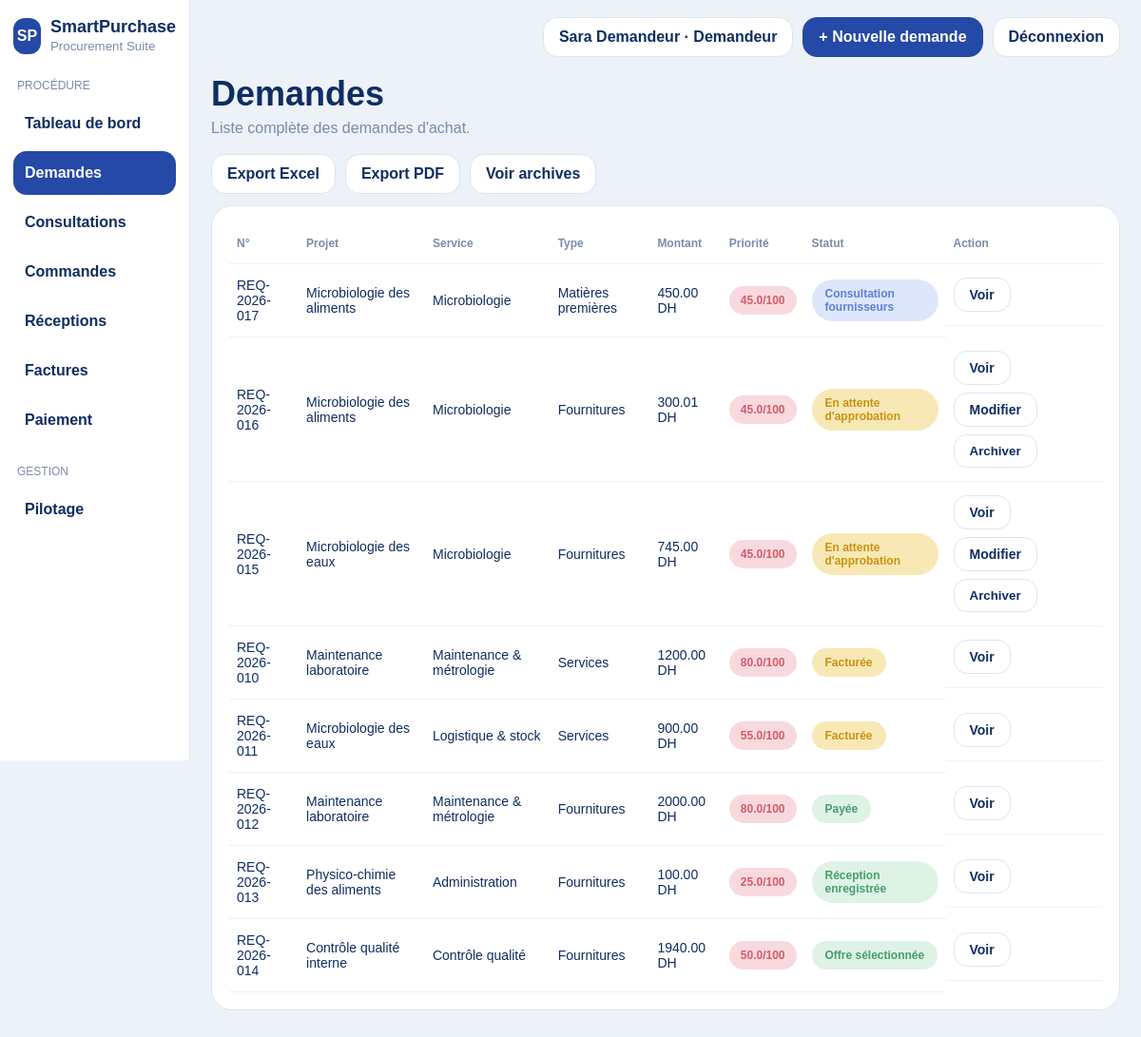
Page /demandes/ (signed in) on the committed database.
### app/models.py (models this page shows, shortened)
class TimestampMixin:
    created_at = db.Column(db.DateTime, default=datetime.utcnow, nullable=False)
    updated_at = db.Column(db.DateTime, default=datetime.utcnow, onupdate=datetime.utcnow, nullable=False)

class PurchaseRequest(db.Model, TimestampMixin):
    __tablename__ = "purchase_request"
    STATUS_BROUILLON = "brouillon"
    STATUS_EN_ATTENTE = "en_attente_approbation"
    STATUS_VALIDEE = "validee"
    STATUS_REFUSEE = "refusee"
    STATUS_EN_CONSULTATION = "en_consultation"
    STATUS_OFFRE_SELECTIONNEE = "offre_selectionnee"
    STATUS_COMMANDEE = "commandee"
    STATUS_RECUE = "recue"
    STATUS_FACTUREE = "facturee"
    STATUS_PAYEE = "payee"
    STATUS_ARCHIVEE = "archivee"
    id = db.Column(db.Integer, primary_key=True)
    code = db.Column(db.String(30), unique=True, nullable=False)
    project_name = db.Column(db.String(120), nullable=False)
    department = db.Column(db.String(80), nullable=False)
    purchase_type = db.Column(db.String(80), nullable=False)
    estimated_amount = db.Column(db.Float, nullable=False)
    available_budget = db.Column(db.Float, nullable=True)
    need_date = db.Column(db.Date, nullable=True)
    urgency = db.Column(db.Integer, default=1, nullable=False)
    criticality = db.Column(db.Integer, default=1, nullable=False)
    description = db.Column(db.Text, default="", nullable=False)
    priority_score = db.Column(db.Float, default=0, nullable=False)
    status = db.Column(db.String(40), default=STATUS_BROUILLON, nullable=False, index=True)
    approver_comment = db.Column(db.Text, default="", nullable=False)
    requester_id = db.Column(db.Integer, db.ForeignKey("user.id"), nullable=False)
    attachments = db.relationship("Attachment", backref="purchase_request", cascade="all, delete-orphan", lazy=True)
    offers = db.relationship("SupplierOffer", backref="purchase_request", cascade="all, delete-orphan", lazy=True, order_by="SupplierOffer.amount.asc()")
    orders = db.relationship("PurchaseOrder", backref="purchase_request", cascade="all, delete-orphan", lazy=True, order_by="PurchaseOrder.created_at.desc()")
    lines = db.relationship("PurchaseRequestLine", backref="purchase_request", cascade="all, delete-orphan", lazy=True, order_by="PurchaseRequestLine.id.asc()")
    def can_be_edited_by_requester(self) -> bool:
        return self.status in {self.STATUS_BROUILLON, self.STATUS_EN_ATTENTE, self.STATUS_REFUSEE}

### app/routes/requests.py (the view)
@requests_bp.route('/')
@login_required
def index():
    user = session.get('user')
    query = PurchaseRequest.query.order_by(PurchaseRequest.created_at.desc())
    if user['role'] == 'demandeur':
        query = query.filter_by(requester_id=user['id'])
    requests_list = query.filter(PurchaseRequest.status != PurchaseRequest.STATUS_ARCHIVEE).all()
    return render_template('requests/index.html', requests_list=requests_list)

### app/utils/auth_helpers.py (called while the page is built)
def current_user():
    return session.get("user")

def login_required(view):
    @wraps(view)
    def wrapped(*args, **kwargs):
        if "user" not in session:
            flash("Veuillez vous connecter.", "warning")
            return redirect(url_for("auth.login"))
        return view(*args, **kwargs)
    return wrapped

### app/utils/view_helpers.py (called while the page is built)
def display_status(value: str) -> str:
    maps = [
        REQUEST_STATUS_LABELS,
        ORDER_STATUS_LABELS,
        RECEPTION_STATUS_LABELS,
        NC_STATUS_LABELS,
        INVOICE_STATUS_LABELS,
        PAYMENT_STATUS_LABELS,
    ]
    for mapping in maps:
        if value in mapping:
            return mapping[value]
    return (value or "").replace("_", " ").capitalize()

def badge_class(value: str) -> str:
    return BADGE_CLASS.get(value, "slate")

def format_priority(value: float) -> str:
    return f"{value:.1f}/100"

### app/templates/requests/index.html
{% extends "base.html" %}
{% block content %}
<div class="page-header">
  <h2>Demandes</h2>
  <p>Liste complète des demandes d'achat.</p>
</div>
<div class="toolbar">
  <a class="btn" href="{{ url_for('requests.export_excel') }}">Export Excel</a>
  <a class="btn" href="{{ url_for('requests.export_pdf') }}">Export PDF</a>
  <a class="btn" href="{{ url_for('requests.archived') }}">Voir archives</a>
</div>
<div class="panel">
  <table class="data-table">
    <thead>
      <tr>
        <th>N°</th>
        <th>Projet</th>
        <th>Service</th>
        <th>Type</th>
        <th>Montant</th>
        <th>Priorité</th>
        <th>Statut</th>
        <th>Action</th>
      </tr>
    </thead>
    <tbody>
      {% for req in requests_list %}
      <tr>
        <td>{{ req.code }}</td>
        <td>{{ req.project_name }}</td>
        <td>{{ req.department }}</td>
        <td>{{ req.purchase_type }}</td>
        <td>{{ '%.2f'|format(req.estimated_amount) }} DH</td>
        <td><span class="priority-pill">{{ format_priority(req.priority_score) }}</span></td>
        <td><span class="badge {{ badge_class(req.status) }}">{{ display_status(req.status) }}</span></td>
        <td class="actions">
          <a class="action-btn" href="{{ url_for('requests.detail', request_id=req.id) }}">Voir</a>
          {% if session['user']['role'] == 'demandeur' and req.can_be_edited_by_requester() %}
            <a class="action-btn" href="{{ url_for('requests.edit', request_id=req.id) }}">Modifier</a>
            <form method="post" action="{{ url_for('requests.archive', request_id=req.id) }}" onsubmit="return confirm('Archiver cette demande ?')">
              <button class="action-btn warning" type="submit">Archiver</button>
            </form>
          {% endif %}
        </td>
      </tr>
      {% else %}
      <tr>
        <td colspan="8">Aucune demande trouvée.</td>
      </tr>
      {% endfor %}
    </tbody>
  </table>
</div>
{% endblock %}

### app/templates/base.html (shortened to what this page needs)
<!doctype html>
<html lang="fr">
<head>
  <link rel="stylesheet" href="{{ url_for('static', filename='css/style.css') }}">
</head>
<body>
<div class="app-shell">
  {% if session.get('user') %}
  <aside class="sidebar">
    <div class="brand">
      <div class="logo">SP</div>
      <div><h1>SmartPurchase</h1><small>Procurement Suite</small></div>
    </div>
    <div class="menu-group">PROCÉDURE</div>
    <a class="nav-link {% if request.endpoint == 'dashboard.index' %}active{% endif %}" href="{{ url_for('dashboard.index') }}">Tableau de bord</a>
    <a class="nav-link {% if request.blueprint == 'requests' %}active{% endif %}" href="{{ url_for('requests.index') }}">Demandes</a>
    <a class="nav-link {% if request.endpoint == 'procurement.consultations' or request.endpoint == 'procurement.offers' %}active{% endif %}" href="{{ url_for('procurement.consultations') }}">Consultations</a>
    <a class="nav-link {% if request.endpoint in ['procurement.orders', 'procurement.order_detail'] %}active{% endif %}" href="{{ url_for('procurement.orders') }}">Commandes</a>
    <a class="nav-link {% if request.endpoint in ['procurement.receptions', 'procurement.reception_detail'] %}active{% endif %}" href="{{ url_for('procurement.receptions') }}">Réceptions</a>
    <a class="nav-link {% if request.endpoint in ['finance.invoices', 'finance.new_invoice'] %}active{% endif %}" href="{{ url_for('finance.invoices') }}">Factures</a>
    <a class="nav-link {% if request.endpoint in ['finance.payments', 'finance.new_payment'] %}active{% endif %}" href="{{ url_for('finance.payments') }}">Paiement</a>
    <div class="menu-group">GESTION</div>
    <a class="nav-link {% if request.endpoint == 'pilotage.index' %}active{% endif %}" href="{{ url_for('pilotage.index') }}">Pilotage</a>
  </aside>
  {% endif %}
  <main class="main-content {% if not session.get('user') %}login-wrapper{% endif %}">
    {% if session.get('user') %}
    <header class="topbar">
      <div class="top-actions">
        <div class="user-chip">{{ session['user']['name'] }} · {{ session['user']['role'].capitalize() }}</div>
        {% if session['user']['role'] == 'demandeur' %}<a class="btn primary" href="{{ url_for('requests.new') }}">+ Nouvelle demande</a>{% endif %}
        <a class="btn" href="{{ url_for('auth.logout') }}">Déconnexion</a>
      </div>
    </header>
    {% endif %}
    {% block content %}{% endblock %}
  </main>
</div>
</body>
</html>

### app/static/css/style.css (style rules this page uses)
:root { --bg:#edf2f8; --panel:#ffffff; --border:#dce5f0; --text:#0f2d63; --muted:#7a8ca8; --primary:#2449a6; --primary-dark:#183985; --success:#45a06b; --success-bg:#dff2e6; --warning:#c99310; --warning-bg:#f8e8b5; --danger:#d76565; --danger-bg:#f7d5d8; --info:#5f80d6; --info-bg:#dde6fb; --slate:#6e7f9b; --slate-bg:#ebeff5; }
* { box-sizing:border-box }
body { margin:0;font-family:Arial,Helvetica,sans-serif;background:var(--bg);color:var(--text) }
a { text-decoration:none;color:inherit }
.app-shell { display:flex;min-height:100vh }
.sidebar { width:200px;background:#fff;border-right:1px solid var(--border);padding:18px 14px;position:sticky;top:0;height:100vh }
.brand { display:flex;gap:10px;align-items:center;margin-bottom:26px }
.brand h1 { font-size:18px;margin:0 }
.brand small { color:var(--muted) }
.logo { width:38px;height:38px;border-radius:12px;background:var(--primary);color:#fff;display:flex;align-items:center;justify-content:center;font-weight:700 }
.menu-group { font-size:12px;color:var(--muted);margin:24px 4px 10px }
.nav-link { display:block;padding:14px 12px;border-radius:14px;font-weight:700;margin-bottom:6px }
.nav-link.active,.nav-link:hover { background:var(--primary);color:#fff }
.main-content { flex:1;padding:18px 22px 40px }
.topbar { display:flex;justify-content:space-between;align-items:center;margin-bottom:18px }
.top-actions { display:flex;gap:10px;align-items:center }
.user-chip,.btn { background:#fff;border:1px solid var(--border);border-radius:15px;padding:11px 16px;font-weight:700 }
.btn.primary { background:var(--primary);border-color:var(--primary);color:#fff }
.page-header h2 { font-size:36px;margin:10px 0 6px }
.page-header p { margin:0 0 18px;color:var(--muted) }
.toolbar { display:flex;gap:10px;margin-bottom:12px;flex-wrap:wrap }
.stat-card,.panel,.chart-panel { background:#fff;border:1px solid var(--border);border-radius:22px;padding:18px }
.data-table { width:100%;border-collapse:collapse }
.data-table th,.data-table td { padding:14px 8px;border-bottom:1px solid #edf1f7;text-align:left;font-size:14px;vertical-align:middle }
.data-table th { color:var(--muted);font-size:12px;text-transform:none }
.badge { display:inline-block;padding:8px 14px;border-radius:999px;font-size:12px;font-weight:800 }
.badge.success { background:var(--success-bg);color:var(--success) }
.badge.warning { background:var(--warning-bg);color:var(--warning) }
.badge.info { background:var(--info-bg);color:var(--info) }
.priority-pill { display:inline-block;padding:8px 12px;border-radius:999px;background:#f8d9de;color:#d35d6b;font-size:12px;font-weight:800 }
.action-btn { display:inline-block;background:#fff;border:1px solid var(--border);border-radius:14px;padding:9px 16px;font-weight:800;color:var(--text) }
.actions { display:flex;gap:8px;flex-wrap:wrap }

### rows in the picture
PurchaseRequest: code "REQ-2026-017", project_name "Microbiologie des aliments", department "Microbiologie", purchase_type "Matières premières", estimated_amount "450.00", priority_score "45.0/100", status "Consultation fournisseurs"
PurchaseRequest: code "REQ-2026-016", project_name "Microbiologie des aliments", department "Microbiologie", purchase_type "Fournitures", estimated_amount "300.01", priority_score "45.0/100", status "En attente d'approbation"
PurchaseRequest: code "REQ-2026-015", project_name "Microbiologie des eaux", department "Microbiologie", purchase_type "Fournitures", estimated_amount "745.00", priority_score "45.0/100", status "En attente d'approbation"
PurchaseRequest: code "REQ-2026-010", project_name "Maintenance laboratoire", department "Maintenance & métrologie", purchase_type "Services", estimated_amount "1200.00", priority_score "80.0/100", status "Facturée"
PurchaseRequest: code "REQ-2026-011", project_name "Microbiologie des eaux", department "Logistique & stock", purchase_type "Services", estimated_amount "900.00", priority_score "55.0/100", status "Facturée"
PurchaseRequest: code "REQ-2026-012", project_name "Maintenance laboratoire", department "Maintenance & métrologie", purchase_type "Fournitures", estimated_amount "2000.00", priority_score "80.0/100", status "Payée"
PurchaseRequest: code "REQ-2026-013", project_name "Physico-chimie des aliments", department "Administration", purchase_type "Fournitures", estimated_amount "100.00", priority_score "25.0/100", status "Réception enregistrée"
PurchaseRequest: code "REQ-2026-014", project_name "Contrôle qualité interne", department "Contrôle qualité", purchase_type "Fournitures", estimated_amount "1940.00", priority_score "50.0/100", status "Offre sélectionnée"

### other values in the picture
{{ session['user']['name'] }} "Sara Demandeur"
{{ session['user']['role'].capitalize() }} "Demandeur"
